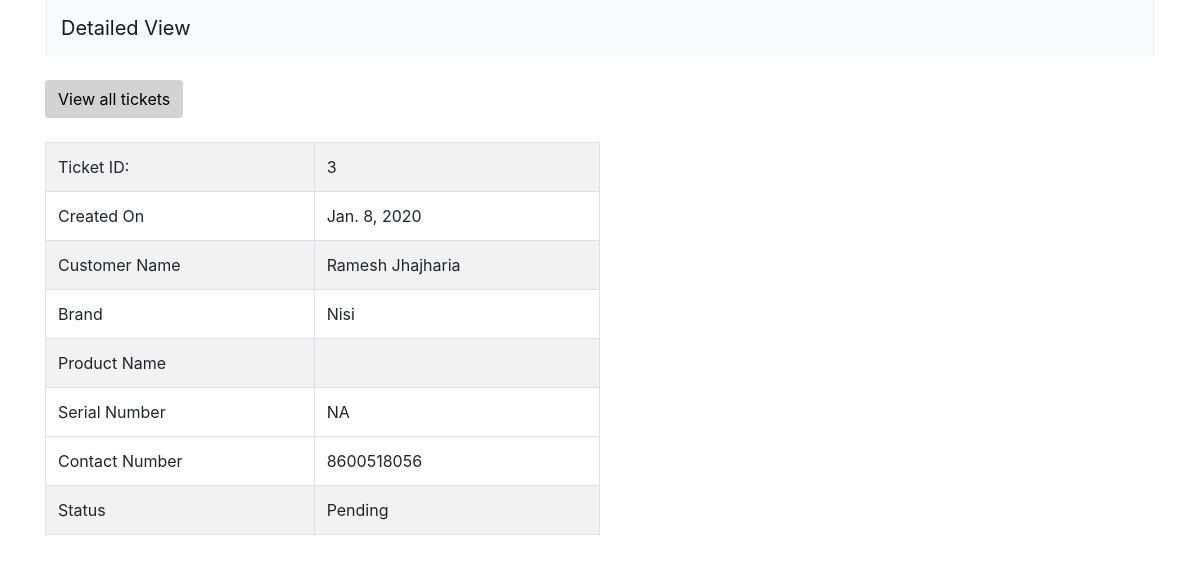
Screenshot of /ticket/15 with the database file from the repository.
### support_ticket/models.py (models this page shows, shortened)
class Ticket(models.Model):
    ticketID = models.PositiveIntegerField(unique=True,verbose_name="Ticket ID")
    receivedOn = models.DateField(verbose_name="Date")
    customerFirstName = models.CharField(max_length=100,verbose_name="First Name")
    customerLastName = models.CharField(max_length=100, verbose_name="Last Name")
    brand = models.CharField(max_length=20, verbose_name="Brand")
    product = models.CharField(max_length=100, verbose_name="Product Name")
    serialNumber = models.CharField(max_length=100, verbose_name="Serial Number")
    phoneNumber = models.PositiveIntegerField(verbose_name="Contact Number")
    emailID = models.EmailField(verbose_name="Email")
    status = models.CharField(max_length=50, default="Pending", verbose_name="Status")

### support_ticket/views.py (the view)
# urls.py: url(r'^ticket/(?P<pk>\d+)$', views.TicketDetailView.as_view(), name='ticket_detail'),
class TicketDetailView(DetailView):
    model = Ticket

### support_ticket/templates/support_ticket/ticket_detail.html (shortened to what this page needs)
<!DOCTYPE html>
<html lang="en">
<head>
    <link rel="stylesheet" href="https://maxcdn.bootstrapcdn.com/bootstrap/4.0.0/css/bootstrap.min.css">
</head>
<body>
    <div class="container">
        <nav class="navbar navbar-expand-lg navbar-light bg-light">
            <a class="navbar-brand" href="#">Detailed View</a>
          </nav>
    </div>
    <br>
    <div class="container"><a href="{% url 'support_ticket:stl' %}" class="btn" style="background-color: lightgray; color: black; " >View all tickets</a></div>
    <br>
    <div class="container">
                    <table id="example" style="width:50%" class="table table-striped table-bordered">
                        <tr>
                            <td>Ticket ID: </td>
                            <td>{{ticket.ticketID}}</td>
                        </tr>
                        <tr>
                            <td>Created On</td>
                            <td>{{ticket.receivedOn}}</td>
                        </tr>
                        <tr>
                            <td>Customer Name</td>
                            <td>{{ticket.customerFirstName|add:" "|add:ticket.customerLastName}}</td>
                        </tr>
                        <tr>
                            <td>Brand</td>
                            <td>{{ticket.brand}}</td>
                        </tr>
                        <tr>
                            <td>Product Name</td>
                            <td>{{ticket.productName}}</td>
                        </tr>
                        <tr>
                            <td>Serial Number</td>
                            <td>{{ticket.serialNumber}}</td>
                        </tr>
                        <tr>
                            <td>Contact Number</td>
                            <td>{{ticket.phoneNumber}}</td>
                        </tr>
                        <tr>
                            <td>Status</td>
                            <td>{{ticket.status}}</td>
                        </tr>
                    </table>
    </div>
</body>
</html>

### rows the page displays
Ticket: ticketID "3", receivedOn "Jan. 8, 2020", customerFirstName|add "Ramesh Jhajharia", brand "Nisi", serialNumber "NA", phoneNumber "8600518056", status "Pending"
